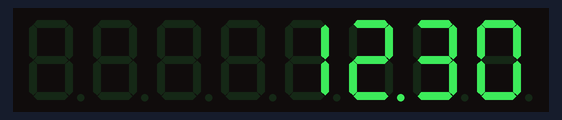
A sketch run on a simulated Arduino Uno, built with avr-gcc and run on an emulated ATmega328P. Parts: 8-digit seven-segment display.

Above: at 0.1 s.
At 5.1 s:
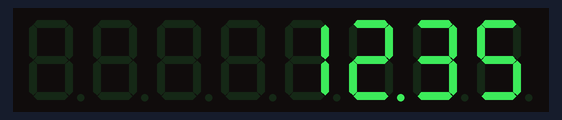
At 11.1 s:
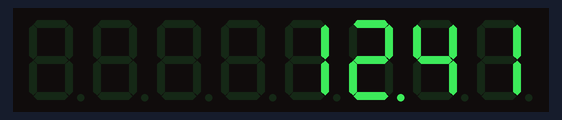
At 19.1 s:
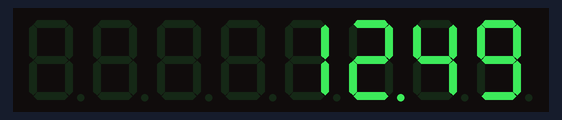
At 28.1 s:
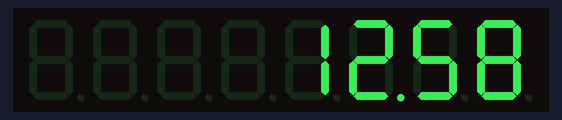
At 38.1 s:
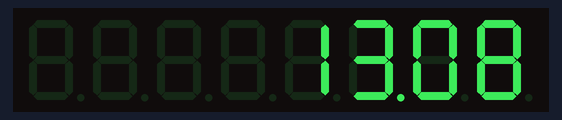

The sketch:

PGM-8.ino
```cpp
/* Display de 7 segmentos catodo comun de dos digitos.
Max73219*/

#include <LedControl.h>

const int DIN = 11;
const int CS_PIN = 10;
const int CLK = 13;

LedControl lc = LedControl(DIN, CLK, CS_PIN, 1);

int horas = 12;
int minutos = 30;

void setup() {
  lc.shutdown(0, false);
  lc.setIntensity(0, 8);
  lc.clearDisplay(0);

  actualizarDisplay();
}

void loop() {
  delay(1000);
  incrementarMinuto();
  actualizarDisplay();
}

void actualizarDisplay() {
  int digito_hora_unidad = horas % 10;
  int digito_hora_decena = horas / 10;

  int digito_minuto_unidad = minutos % 10;
  int digito_minuto_decena = minutos / 10;

  lc.setDigit(0, 3, digito_hora_decena, false);
  lc.setDigit(0, 2, digito_hora_unidad, true);

  lc.setDigit(0, 1, digito_minuto_decena, false);
  lc.setDigit(0, 0, digito_minuto_unidad, false);
}

void incrementarMinuto() {
  minutos++;
  if (minutos >= 60) {
    minutos = 0;
    horas++;
    if (horas >= 24) {
      horas = 0;
    }
  }
}
```

Measured:
- what the display in image 2 shows lasts 1.0 s, from 11.0 s to 12.0 s
